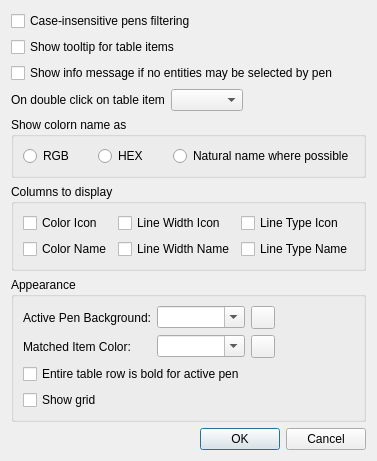
<?xml version="1.0" encoding="UTF-8"?>
<ui version="4.0">
 <class>LC_PenPaletteOptionsDialog</class>
 <widget class="QDialog" name="LC_PenPaletteOptionsDialog">
  <property name="geometry">
   <rect>
    <x>0</x>
    <y>0</y>
    <width>359</width>
    <height>452</height>
   </rect>
  </property>
  <property name="sizePolicy">
   <sizepolicy hsizetype="Maximum" vsizetype="Maximum">
    <horstretch>0</horstretch>
    <verstretch>0</verstretch>
   </sizepolicy>
  </property>
  <property name="windowTitle">
   <string>Pen Palette Settings</string>
  </property>
  <layout class="QGridLayout" name="gridLayout">
   <item row="7" column="0">
    <widget class="QGroupBox" name="groupBox_2">
     <property name="title">
      <string>Appearance</string>
     </property>
     <layout class="QGridLayout" name="gridLayout_5">
      <item row="0" column="2">
       <widget class="QToolButton" name="tbActiveColorSelect">
        <property name="toolTip">
         <string>Click to select color</string>
        </property>
        <property name="text">
         <string/>
        </property>
        <property name="icon">
         <iconset resource="../../../../res/controls/controls.qrc">
          <normaloff>:/controls/colorxx.png</normaloff>:/controls/colorxx.png</iconset>
        </property>
       </widget>
      </item>
      <item row="0" column="0">
       <widget class="QLabel" name="label_2">
        <property name="text">
         <string>Active Pen Background:</string>
        </property>
       </widget>
      </item>
      <item row="0" column="3">
       <spacer name="horizontalSpacer">
        <property name="orientation">
         <enum>Qt::Horizontal</enum>
        </property>
        <property name="sizeHint" stdset="0">
         <size>
          <width>40</width>
          <height>20</height>
         </size>
        </property>
       </spacer>
      </item>
      <item row="0" column="1">
       <widget class="QComboBox" name="cbColorActiveBg">
        <property name="toolTip">
         <string>Background color for pen element currently edited in pen's table</string>
        </property>
        <property name="editable">
         <bool>true</bool>
        </property>
       </widget>
      </item>
      <item row="2" column="0" colspan="2">
       <widget class="QCheckBox" name="cbAllRowBold">
        <property name="toolTip">
         <string>If set, bold font is used for all elements of active pen item (otherwise, only for name)</string>
        </property>
        <property name="text">
         <string>Entire table row is bold for active pen</string>
        </property>
       </widget>
      </item>
      <item row="1" column="1">
       <widget class="QComboBox" name="cbColorMatchedItem">
        <property name="toolTip">
         <string>Color of pen item that is matched by filter</string>
        </property>
        <property name="editable">
         <bool>true</bool>
        </property>
       </widget>
      </item>
      <item row="1" column="0">
       <widget class="QLabel" name="label_4">
        <property name="text">
         <string>Matched Item Color:</string>
        </property>
       </widget>
      </item>
      <item row="1" column="2">
       <widget class="QToolButton" name="tbMatchedItemColorSelect">
        <property name="toolTip">
         <string>Click to select color</string>
        </property>
        <property name="text">
         <string/>
        </property>
        <property name="icon">
         <iconset resource="../../../../res/controls/controls.qrc">
          <normaloff>:/controls/colorxx.png</normaloff>:/controls/colorxx.png</iconset>
        </property>
       </widget>
      </item>
      <item row="3" column="0">
       <widget class="QCheckBox" name="cbShowGrid">
        <property name="toolTip">
         <string>If selected, grid lines will be drawn</string>
        </property>
        <property name="text">
         <string>Show grid</string>
        </property>
       </widget>
      </item>
     </layout>
    </widget>
   </item>
   <item row="1" column="0">
    <widget class="QCheckBox" name="cbShowTooltip">
     <property name="toolTip">
      <string>Controls whether tooltip will be shown for table item or not</string>
     </property>
     <property name="text">
      <string>Show tooltip for table items</string>
     </property>
    </widget>
   </item>
   <item row="9" column="0">
    <spacer name="verticalSpacer">
     <property name="orientation">
      <enum>Qt::Vertical</enum>
     </property>
     <property name="sizeHint" stdset="0">
      <size>
       <width>20</width>
       <height>40</height>
      </size>
     </property>
    </spacer>
   </item>
   <item row="3" column="0">
    <layout class="QHBoxLayout" name="horizontalLayout_2">
     <item>
      <widget class="QLabel" name="label_5">
       <property name="text">
        <string>On double click on table item</string>
       </property>
      </widget>
     </item>
     <item>
      <widget class="QComboBox" name="cbDoubleClickMode">
       <property name="toolTip">
        <string>Defines how the program to react on double click on pen item in table</string>
       </property>
       <property name="currentIndex">
        <number>-1</number>
       </property>
      </widget>
     </item>
     <item>
      <spacer name="horizontalSpacer_2">
       <property name="orientation">
        <enum>Qt::Horizontal</enum>
       </property>
       <property name="sizeHint" stdset="0">
        <size>
         <width>40</width>
         <height>20</height>
        </size>
       </property>
      </spacer>
     </item>
    </layout>
   </item>
   <item row="6" column="0">
    <widget class="QGroupBox" name="gbColumns">
     <property name="title">
      <string>Columns to display</string>
     </property>
     <layout class="QGridLayout" name="gridLayout_2">
      <item row="1" column="2">
       <widget class="QCheckBox" name="chkShowLineTypeName">
        <property name="text">
         <string>Line Type Name</string>
        </property>
       </widget>
      </item>
      <item row="1" column="0">
       <widget class="QCheckBox" name="chkShowColorName">
        <property name="text">
         <string>Color Name</string>
        </property>
       </widget>
      </item>
      <item row="0" column="2">
       <widget class="QCheckBox" name="chkShowLineTypeIcon">
        <property name="text">
         <string>Line Type Icon</string>
        </property>
       </widget>
      </item>
      <item row="0" column="0">
       <widget class="QCheckBox" name="chkShowColorIcon">
        <property name="text">
         <string>Color Icon</string>
        </property>
       </widget>
      </item>
      <item row="0" column="1">
       <widget class="QCheckBox" name="chkShowWidthIcon">
        <property name="text">
         <string>Line Width Icon</string>
        </property>
       </widget>
      </item>
      <item row="1" column="1">
       <widget class="QCheckBox" name="chkShowWidthName">
        <property name="text">
         <string>Line Width Name</string>
        </property>
       </widget>
      </item>
     </layout>
    </widget>
   </item>
   <item row="4" column="0" rowspan="2">
    <widget class="QGroupBox" name="groupBox">
     <property name="title">
      <string>Show colorn name as</string>
     </property>
     <layout class="QGridLayout" name="gridLayout_3">
      <item row="0" column="1">
       <widget class="QRadioButton" name="rbHEX">
        <property name="toolTip">
         <string>Hexadecimal value of color</string>
        </property>
        <property name="text">
         <string>HEX</string>
        </property>
       </widget>
      </item>
      <item row="0" column="0">
       <widget class="QRadioButton" name="rbRGB">
        <property name="toolTip">
         <string>Red, Green, Blue components of color</string>
        </property>
        <property name="text">
         <string>RGB</string>
        </property>
       </widget>
      </item>
      <item row="0" column="2">
       <widget class="QRadioButton" name="rbNatural">
        <property name="toolTip">
         <string>Natural name of color or HEX value of it</string>
        </property>
        <property name="text">
         <string>Natural name where possible</string>
        </property>
       </widget>
      </item>
     </layout>
    </widget>
   </item>
   <item row="2" column="0">
    <widget class="QCheckBox" name="cbShowMessageForNoSelection">
     <property name="toolTip">
      <string>If selected, additional messages will be show as part of pen related operations</string>
     </property>
     <property name="text">
      <string>Show info message if no entities may be selected by pen</string>
     </property>
    </widget>
   </item>
   <item row="10" column="0">
    <widget class="QDialogButtonBox" name="buttonBox">
     <property name="orientation">
      <enum>Qt::Horizontal</enum>
     </property>
     <property name="standardButtons">
      <set>QDialogButtonBox::Cancel|QDialogButtonBox::Ok</set>
     </property>
    </widget>
   </item>
   <item row="0" column="0">
    <widget class="QCheckBox" name="cbFilterCaseInsensitive">
     <property name="toolTip">
      <string>If set, filter will igore the case of pen's name</string>
     </property>
     <property name="text">
      <string>Case-insensitive pens filtering</string>
     </property>
    </widget>
   </item>
  </layout>
 </widget>
 <resources>
  <include location="../../../../res/controls/controls.qrc"/>
  <include location="../../../../res/controls/controls.qrc"/>
 </resources>
 <connections>
  <connection>
   <sender>buttonBox</sender>
   <signal>accepted()</signal>
   <receiver>LC_PenPaletteOptionsDialog</receiver>
   <slot>accept()</slot>
   <hints>
    <hint type="sourcelabel">
     <x>248</x>
     <y>254</y>
    </hint>
    <hint type="destinationlabel">
     <x>157</x>
     <y>274</y>
    </hint>
   </hints>
  </connection>
  <connection>
   <sender>buttonBox</sender>
   <signal>rejected()</signal>
   <receiver>LC_PenPaletteOptionsDialog</receiver>
   <slot>reject()</slot>
   <hints>
    <hint type="sourcelabel">
     <x>316</x>
     <y>260</y>
    </hint>
    <hint type="destinationlabel">
     <x>286</x>
     <y>274</y>
    </hint>
   </hints>
  </connection>
 </connections>
</ui>
